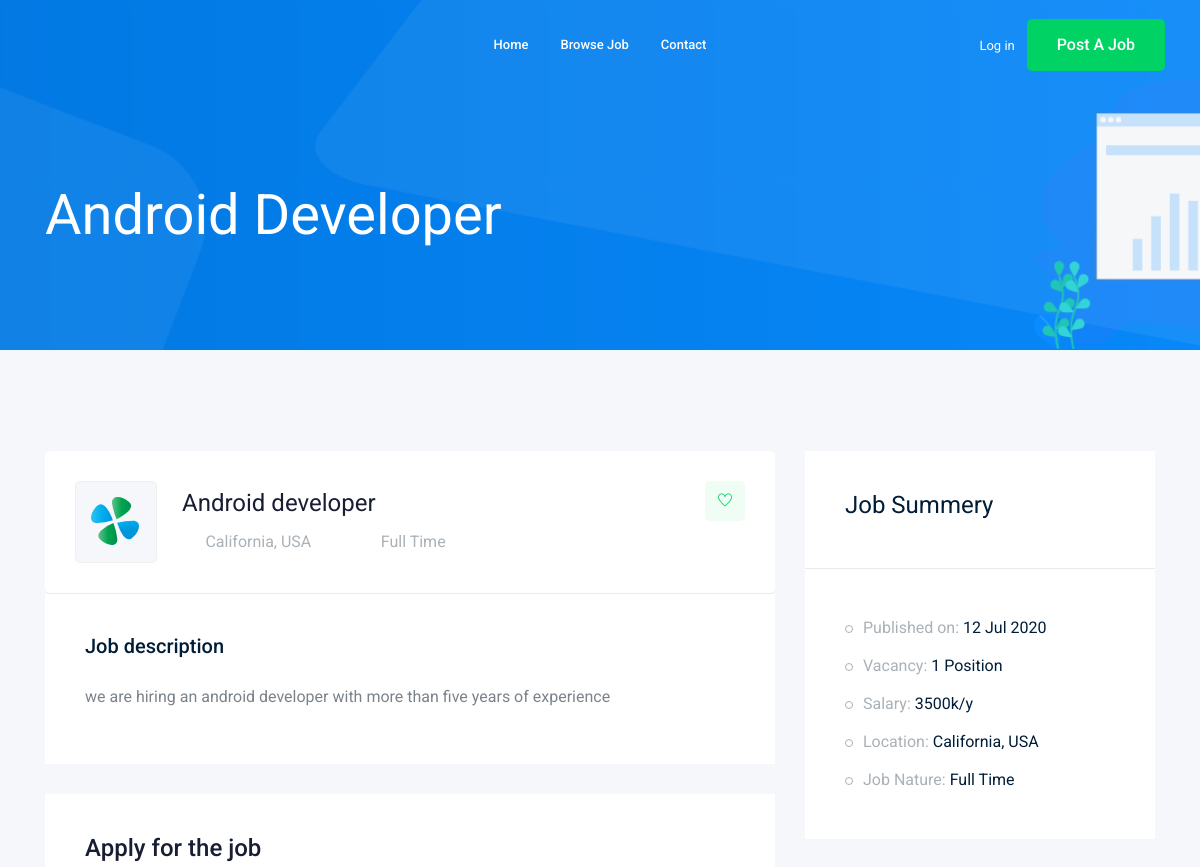
/jobs/android-developer/ (upper part), run on an earlier commit of the app's database.
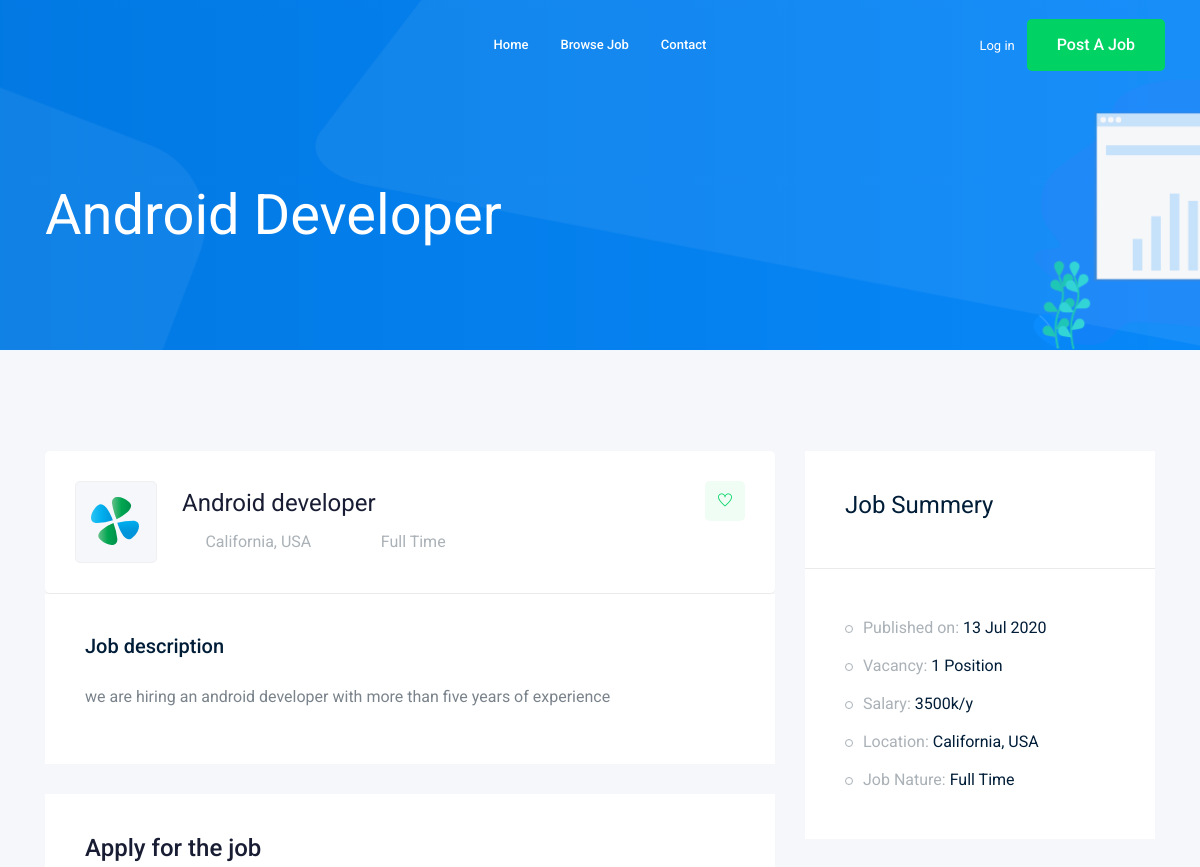
And on a later commit of the database.
### job/models.py (models this page shows, shortened)
class Job(models.Model):
    owner = models.ForeignKey(User,related_name='job_owner',on_delete=models.CASCADE )
    title = models.CharField(max_length=80)
    job_type = models.CharField(max_length=20, choices=JOB_TYPE)
    description = models.TextField(max_length=1000)
    published_at = models.DateTimeField(auto_now=True)
    vacancy = models.IntegerField(default=1)
    salary = models.IntegerField(default=0)
    experience = models.IntegerField(default=1)
    category = models.ForeignKey("Category", on_delete=models.CASCADE)
    image = models.ImageField(upload_to=imageUpload)
    slug = models.SlugField(blank=True, null=True)
    def __str__(self):
        return self.title

### job/views.py (the view)
# urls.py: path('<str:slug>/',views.jobDetail,name="jobDetail"),
def jobDetail(request, slug):
    jobDetail = Job.objects.get(slug=slug)  # fetch data ==> model queryset
    if request.method == 'POST':
        form = ApplyForm(request.POST, request.FILES)
        print("inside post")
        if form.is_valid():
            myform = form.save(commit=False)
            myform.job = jobDetail
            myform = form.save()
    else:
        form = ApplyForm()
    context = {
        'job': jobDetail,
        'form1': form
    }
    return render(request, 'job/jobDetail.html', context)

### job/templates/job/jobDetail.html (shortened to what this page needs)
{% extends 'base.html' %}
{% load bootstrap4 %}
{% load static %}
{% block body %}
<div class="bradcam_area bradcam_bg_1">
    <div class="container">
        <div class="row">
            <div class="col-xl-12">
                <div class="bradcam_text">
                    <h3>{{job}}</h3>
                </div>
            </div>
        </div>
    </div>
</div>
<div class="job_details_area">
    <div class="container">
        <div class="row">
            <div class="col-lg-8">
                <div class="job_details_header">
                    <div class="single_jobs white-bg d-flex justify-content-between">
                        <div class="jobs_left d-flex align-items-center">
                            <div class="thumb">
                                <img src="img/svg_icon/1.svg" alt="">
                            </div>
                            <div class="jobs_conetent">
                                <a href="#"><h4>{{job}}</h4></a>
                                <div class="links_locat d-flex align-items-center">
                                    <div class="location">
                                        <p><i class="fa fa-map-marker"></i> California, USA</p>
                                    </div>
                                    <div class="location">
                                        <p><i class="fa fa-clock-o"></i>{{job.job_type}}</p>
                                    </div>
                                </div>
                            </div>
                        </div>
                        <div class="jobs_right">
                            <div class="apply_now">
                                <a class="heart_mark" href="#"> <i class="ti-heart"></i> </a>
                            </div>
                        </div>
                    </div>
                </div>
                <div class="descript_wrap white-bg">
                    <div class="single_wrap">
                        <h4>Job description</h4>
                        <p>{{job.description}}</p>
                    </div>
                </div>
                <div class="apply_job_form white-bg">
                    <h4>Apply for the job</h4>
                </div>
            </div>
            <div class="col-lg-4">
                <div class="job_sumary">
                    <div class="summery_header">
                        <h3>Job Summery</h3>
                    </div>
                    <div class="job_content">
                        <ul>
                            <li>Published on: <span>{{job.published_at|date:'d M o'}}</span></li>
                            <li>Vacancy: <span>{{job.vacancy}} Position</span></li>
                            <li>Salary: <span>{{job.salary}}k/y</span></li>
                            <li>Location: <span>California, USA</span></li>
                            <li>Job Nature: <span> {{job.job_type}}</span></li>
                        </ul>
                    </div>
                </div>
            </div>
        </div>
    </div>
</div>
{% endblock body %}

What changed in the data, as far as the page shows it:
changed Job "Android Developer": published_at "12 Jul 2020" → "13 Jul 2020"
